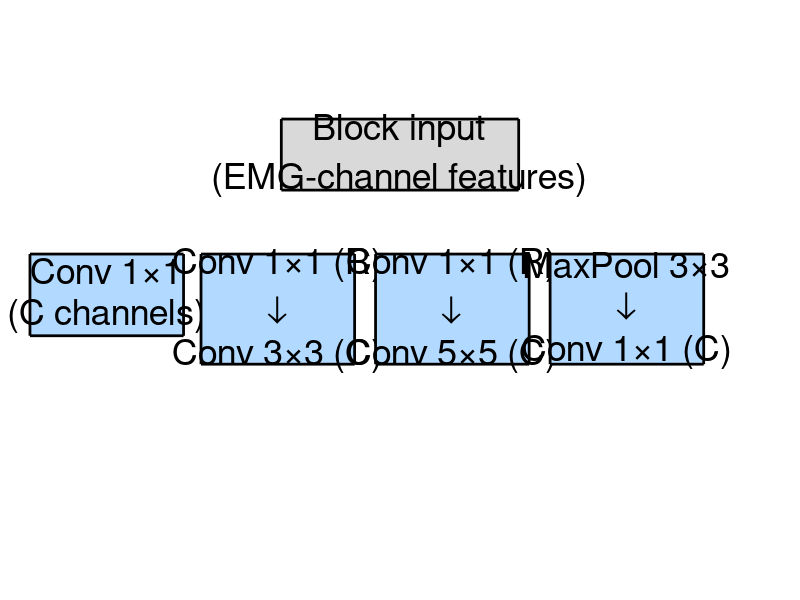

Reproduce this figure in MATLAB. (Note: this script raises an error after producing the figure.)
% Detailed diagram of one Inception block (the four parallel branches,
% with the actual kernel sizes and channel counts from the code), so a
% reader can reproduce the exact architecture. Complements
% fig_pipeline_overview.png (which shows the overall pipeline at a high
% level) with the internal detail of a single block. Based on the real
% code: 02_backbone_training/trainBackboneTransformer.m, function
% setNeuralNetworkArchitecture, Inception block 1a/1f.
%
% Arrows are drawn with localDrawArrow() (defined at the end of this
% script) directly in axes data coordinates, not with annotation()'s
% figure-normalized coordinates, which drift out of alignment whenever
% figure size or axes position changes.

clear; clc;

fig = figure('Visible', 'off', 'Position', [100 100 2100 1500], 'Color', 'w');
ax = axes('Position', [0.02 0.02 0.96 0.90]);
xlim(ax, [0 11]); ylim(ax, [0 7.6]); hold(ax, 'on');
axis(ax, 'off');

colorInput = [0.85 0.85 0.85];
colorBranch = [0.70 0.85 1.00];
colorConcat = [1.00 0.85 0.60];
fs = 26; fsSmall = 24;
lw = 3.2;

% --- Input ---
rectangle(ax, 'Position', [3.8 5.6 3.4 1.0], 'FaceColor', colorInput, 'EdgeColor', 'k', 'LineWidth', 2);
text(ax, 5.5, 6.1, sprintf('Block input\n(EMG-channel features)'), 'HorizontalAlignment', 'center', 'FontSize', fs);

% --- Branch 1: 1x1 ---
rectangle(ax, 'Position', [0.2 3.55 2.2 1.15], 'FaceColor', colorBranch, 'EdgeColor', 'k', 'LineWidth', 2);
text(ax, 1.3, 4.125, sprintf('Conv 1\\times1\n(C channels)'), 'HorizontalAlignment', 'center', 'FontSize', fs);

% --- Branch 2: 3x3 via reduction ---
rectangle(ax, 'Position', [2.65 3.15 2.2 1.55], 'FaceColor', colorBranch, 'EdgeColor', 'k', 'LineWidth', 2);
text(ax, 3.75, 3.925, sprintf('Conv 1\\times1 (R)\n\\downarrow\nConv 3\\times3 (C)'), 'HorizontalAlignment', 'center', 'FontSize', fs);

% --- Branch 3: 5x5 via reduction ---
rectangle(ax, 'Position', [5.15 3.15 2.2 1.55], 'FaceColor', colorBranch, 'EdgeColor', 'k', 'LineWidth', 2);
text(ax, 6.25, 3.925, sprintf('Conv 1\\times1 (R)\n\\downarrow\nConv 5\\times5 (C)'), 'HorizontalAlignment', 'center', 'FontSize', fs);

% --- Branch 4: pool + projection ---
rectangle(ax, 'Position', [7.65 3.15 2.2 1.55], 'FaceColor', colorBranch, 'EdgeColor', 'k', 'LineWidth', 2);
text(ax, 8.75, 3.925, sprintf('MaxPool 3\\times3\n\\downarrow\nConv 1\\times1 (C)'), 'HorizontalAlignment', 'center', 'FontSize', fs);

% --- Arrows from input (bottom edge, y=5.6) to each branch's top edge ---
branchTopY = [4.7, 4.7, 4.7, 4.7]; % top edge of each branch box (branch 1 is shorter)
branchX = [1.3, 3.75, 6.25, 8.75];
for i = 1:4
    localDrawArrow(ax, branchX(i), 5.6, branchX(i), branchTopY(i), lw);
end

% --- Concatenation ---
rectangle(ax, 'Position', [2.9 1.5 5.2 1.15], 'FaceColor', colorConcat, 'EdgeColor', 'k', 'LineWidth', 2.6);
text(ax, 5.5, 2.075, sprintf('Channel-wise concatenation\n(depthConcatenationLayer), 4C output channels'), 'HorizontalAlignment', 'center', 'FontSize', fs, 'FontWeight', 'bold');

% --- Arrows from each branch's bottom edge down to the concat block's top edge ---
% Each arrow lands at a distinct point along the concat block's top edge
% (spread out under its own branch), rather than all four converging on
% the exact same pixel, which reads as a tangled knot at this scale.
branchBottomY = [3.55, 3.15, 3.15, 3.15];
concatTargetX = [3.7, 4.5, 6.5, 7.3];
for i = 1:4
    localDrawArrow(ax, branchX(i), branchBottomY(i), concatTargetX(i), 2.65, lw);
end

% --- Output ---
rectangle(ax, 'Position', [3.6 0.25 3.8 0.85], 'FaceColor', colorInput, 'EdgeColor', 'k', 'LineWidth', 2);
text(ax, 5.5, 0.675, 'To the next block / to the Transformer', 'HorizontalAlignment', 'center', 'FontSize', fs);
localDrawArrow(ax, 5.5, 1.5, 5.5, 1.1, lw);

text(ax, 5.5, 7.35, 'One Inception block: four receptive-field scales in parallel', ...
    'HorizontalAlignment', 'center', 'FontSize', 32, 'FontWeight', 'bold');
text(ax, 5.5, 6.85, 'C = channels per branch, R = 1\times1 reduction channels (R < C, controls computational cost)', ...
    'HorizontalAlignment', 'center', 'FontSize', fsSmall);

exportgraphics(fig, 'RL_vs_SL/fig_inception_block.png', 'Resolution', 220);
close(fig);
fprintf('Saved: RL_vs_SL/fig_inception_block.png\n');

function localDrawArrow(ax, xFrom, yFrom, xTo, yTo, lw)
    dx = xTo - xFrom; dy = yTo - yFrom;
    quiver(ax, xFrom, yFrom, dx, dy, 0, 'Color', 'k', 'LineWidth', lw, ...
        'MaxHeadSize', 0.6, 'AutoScale', 'off');
end
